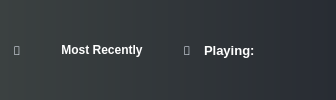
         <widget class="QWidget" name="widget_2" native="true">
          <property name="sizePolicy">
           <sizepolicy hsizetype="Preferred" vsizetype="Fixed">
            <horstretch>0</horstretch>
            <verstretch>0</verstretch>
           </sizepolicy>
          </property>
          <property name="styleSheet">
           <string notr="true">QWidget{
background-color: qlineargradient(spread:pad, x1:0, y1:0, x2:1, y2:0, stop:0 rgba(59, 65, 65, 255), stop:1 rgba(40, 44, 51, 255));
}





</string>
          </property>
          <layout class="QHBoxLayout" name="horizontalLayout_3">
           <property name="spacing">
            <number>0</number>
           </property>
           <property name="leftMargin">
            <number>0</number>
           </property>
           <property name="topMargin">
            <number>0</number>
           </property>
           <property name="rightMargin">
            <number>0</number>
           </property>
           <property name="bottomMargin">
            <number>0</number>
           </property>
           <item>
            <layout class="QHBoxLayout" name="horizontalLayout_2">
             <property name="spacing">
              <number>0</number>
             </property>
             <property name="sizeConstraint">
              <enum>QLayout::SetDefaultConstraint</enum>
             </property>
             <item>
              <spacer name="horizontalSpacer_5">
               <property name="orientation">
                <enum>Qt::Horizontal</enum>
               </property>
               <property name="sizeType">
                <enum>QSizePolicy::Fixed</enum>
               </property>
               <property name="sizeHint" stdset="0">
                <size>
                 <width>5</width>
                 <height>20</height>
                </size>
               </property>
              </spacer>
             </item>
             <item>
              <widget class="QPushButton" name="prevButton">
               <property name="sizePolicy">
                <sizepolicy hsizetype="Fixed" vsizetype="Fixed">
                 <horstretch>0</horstretch>
                 <verstretch>0</verstretch>
                </sizepolicy>
               </property>
               <property name="minimumSize">
                <size>
                 <width>24</width>
                 <height>24</height>
                </size>
               </property>
               <property name="maximumSize">
                <size>
                 <width>24</width>
                 <height>24</height>
                </size>
               </property>
               <property name="font">
                <font>
                 <family>Webdings</family>
                 <pointsize>9</pointsize>
                 <weight>50</weight>
                 <bold>false</bold>
                </font>
               </property>
               <property name="styleSheet">
                <string notr="true">QPushButton{
	border-style: solid;
	border-color: transparent;
	border-width: 1px;
	border-radius:1px;
	color: #d3dae3;
	padding: 2px;
	
	background-color: transparent;
}
QPushButton::default{
	border-style: solid;
	border-color: transparent;
	border-width: 1px;
	border-radius: 1px;
	color: #FFFFFF;
	padding: 2px;
	background-color: transparent;
}
QPushButton:hover{
	border-style: solid;
	border-top-color:white;
    border-bottom-color: white;
    border-left-color: white;
    border-right-color: white;
	border-width: 2px;
    border-radius:1px;
	color: #d3dae3;
	padding: 2px;
}
QPushButton:pressed{
	border-style: solid;
	border-top-color:rgb(255, 0, 255);
    border-bottom-color: rgb(255, 0, 255);
    border-left-color: rgb(255, 0, 255);
    border-right-color:rgb(255, 0, 255);
	border-width: 2px;
    border-radius:1px;
	color: #d3dae3;
	padding: 2px;
}</string>
               </property>
               <property name="text">
                <string></string>
               </property>
              </widget>
             </item>
             <item>
              <spacer name="horizontalSpacer_6">
               <property name="orientation">
                <enum>Qt::Horizontal</enum>
               </property>
               <property name="sizeType">
                <enum>QSizePolicy::Fixed</enum>
               </property>
               <property name="sizeHint" stdset="0">
                <size>
                 <width>5</width>
                 <height>20</height>
                </size>
               </property>
              </spacer>
             </item>
             <item>
              <widget class="QLabel" name="label_3">
               <property name="sizePolicy">
                <sizepolicy hsizetype="Fixed" vsizetype="Preferred">
                 <horstretch>0</horstretch>
                 <verstretch>0</verstretch>
                </sizepolicy>
               </property>
               <property name="minimumSize">
                <size>
                 <width>136</width>
                 <height>0</height>
                </size>
               </property>
               <property name="maximumSize">
                <size>
                 <width>136</width>
                 <height>16777215</height>
                </size>
               </property>
               <property name="font">
                <font>
                 <family>Arial</family>
                 <pointsize>9</pointsize>
                 <weight>75</weight>
                 <bold>true</bold>
                </font>
               </property>
               <property name="styleSheet">
                <string notr="true">QLabel{
	color:white;
	background:transparent;
}</string>
               </property>
               <property name="text">
                <string>Most Recently</string>
               </property>
               <property name="alignment">
                <set>Qt::AlignCenter</set>
               </property>
              </widget>
             </item>
             <item>
              <spacer name="horizontalSpacer_7">
               <property name="orientation">
                <enum>Qt::Horizontal</enum>
               </property>
               <property name="sizeType">
                <enum>QSizePolicy::Fixed</enum>
               </property>
               <property name="sizeHint" stdset="0">
                <size>
                 <width>5</width>
                 <height>20</height>
                </size>
               </property>
              </spacer>
             </item>
             <item>
              <widget class="QPushButton" name="nextButton">
               <property name="minimumSize">
                <size>
                 <width>24</width>
                 <height>24</height>
                </size>
               </property>
               <property name="maximumSize">
                <size>
                 <width>24</width>
                 <height>24</height>
                </size>
               </property>
               <property name="font">
                <font>
                 <family>Webdings</family>
                 <pointsize>9</pointsize>
                 <weight>50</weight>
                 <bold>false</bold>
                </font>
               </property>
               <property name="styleSheet">
                <string notr="true">QPushButton{
	border-style: solid;
	border-color: transparent;
	border-width: 1px;
	border-radius:1px;
	color: #d3dae3;
	padding: 2px;
	
	background-color: transparent;
}
QPushButton::default{
	border-style: solid;
	border-color: transparent;
	border-width: 1px;
	border-radius: 1px;
	color: #FFFFFF;
	padding: 2px;
	background-color: transparent;
}
QPushButton:hover{
	border-style: solid;
	border-top-color:white;
    border-bottom-color: white;
    border-left-color: white;
    border-right-color: white;
	border-width: 2px;
    border-radius:1px;
	color: #d3dae3;
	padding: 2px;
}
QPushButton:pressed{
	border-style: solid;
	border-top-color:rgb(255, 0, 255);
    border-bottom-color: rgb(255, 0, 255);
    border-left-color: rgb(255, 0, 255);
    border-right-color:rgb(255, 0, 255);
	border-width: 2px;
    border-radius:1px;
	color: #d3dae3;
	padding: 2px;
}</string>
               </property>
               <property name="text">
                <string></string>
               </property>
              </widget>
             </item>
             <item>
              <spacer name="horizontalSpacer_8">
               <property name="orientation">
                <enum>Qt::Horizontal</enum>
               </property>
               <property name="sizeType">
                <enum>QSizePolicy::Fixed</enum>
               </property>
               <property name="sizeHint" stdset="0">
                <size>
                 <width>5</width>
                 <height>20</height>
                </size>
               </property>
              </spacer>
             </item>
             <item>
              <widget class="QLabel" name="playingLabel">
               <property name="sizePolicy">
                <sizepolicy hsizetype="Expanding" vsizetype="Preferred">
                 <horstretch>0</horstretch>
                 <verstretch>0</verstretch>
                </sizepolicy>
               </property>
               <property name="font">
                <font>
                 <family>Arial</family>
                 <pointsize>10</pointsize>
                 <weight>75</weight>
                 <bold>true</bold>
                </font>
               </property>
               <property name="styleSheet">
                <string notr="true">QLabel{
	color:white;
   background:transparent;
}
</string>
               </property>
               <property name="text">
                <string>Playing:  </string>
               </property>
              </widget>
             </item>
             <item>
              <spacer name="horizontalSpacer_9">
               <property name="orientation">
                <enum>Qt::Horizontal</enum>
               </property>
               <property name="sizeHint" stdset="0">
                <size>
                 <width>40</width>
                 <height>20</height>
                </size>
               </property>
              </spacer>
             </item>
             <item>
              <widget class="QPushButton" name="menuButton">
               <property name="sizePolicy">
                <sizepolicy hsizetype="Fixed" vsizetype="Fixed">
                 <horstretch>0</horstretch>
                 <verstretch>0</verstretch>
                </sizepolicy>
               </property>
               <property name="minimumSize">
                <size>
                 <width>32</width>
                 <height>32</height>
                </size>
               </property>
               <property name="maximumSize">
                <size>
                 <width>32</width>
                 <height>32</height>
                </size>
               </property>
               <property name="font">
                <font>
                 <family>Webdings</family>
                 <pointsize>18</pointsize>
                </font>
               </property>
               <property name="contextMenuPolicy">
                <enum>Qt::CustomContextMenu</enum>
               </property>
               <property name="styleSheet">
                <string notr="true">QPushButton{
	border-style: solid;
	border-color: transparent;
	border-width: 1px;
	border-radius:1px;
	color: #d3dae3;
	padding: 2px;
	
	background-color: transparent;
}
QPushButton::default{
	border-style: solid;
	border-color: transparent;
	border-width: 1px;
	border-radius: 1px;
	color: #FFFFFF;
	padding: 2px;
	background-color: transparent;
}
QPushButton:hover{
	border-style: solid;
	border-top-color:white;
    border-bottom-color: white;
    border-left-color: white;
    border-right-color: white;
	border-width: 2px;
    border-radius:1px;
	color: #d3dae3;
	padding: 2px;
}
QPushButton:pressed{
	border-style: solid;
	border-top-color:rgb(255, 0, 255);
    border-bottom-color: rgb(255, 0, 255);
    border-left-color: rgb(255, 0, 255);
    border-right-color:rgb(255, 0, 255);
	border-width: 2px;
    border-radius:1px;
	color: #d3dae3;
	padding: 2px;
}</string>
               </property>
               <property name="text">
                <string/>
               </property>
               <property name="iconSize">
                <size>
                 <width>24</width>
                 <height>24</height>
                </size>
               </property>
              </widget>
             </item>
             <item>
              <spacer name="horizontalSpacer_10">
               <property name="orientation">
                <enum>Qt::Horizontal</enum>
               </property>
               <property name="sizeType">
                <enum>QSizePolicy::Fixed</enum>
               </property>
               <property name="sizeHint" stdset="0">
                <size>
                 <width>2</width>
                 <height>20</height>
                </size>
               </property>
              </spacer>
             </item>
            </layout>
           </item>
          </layout>
         </widget>
